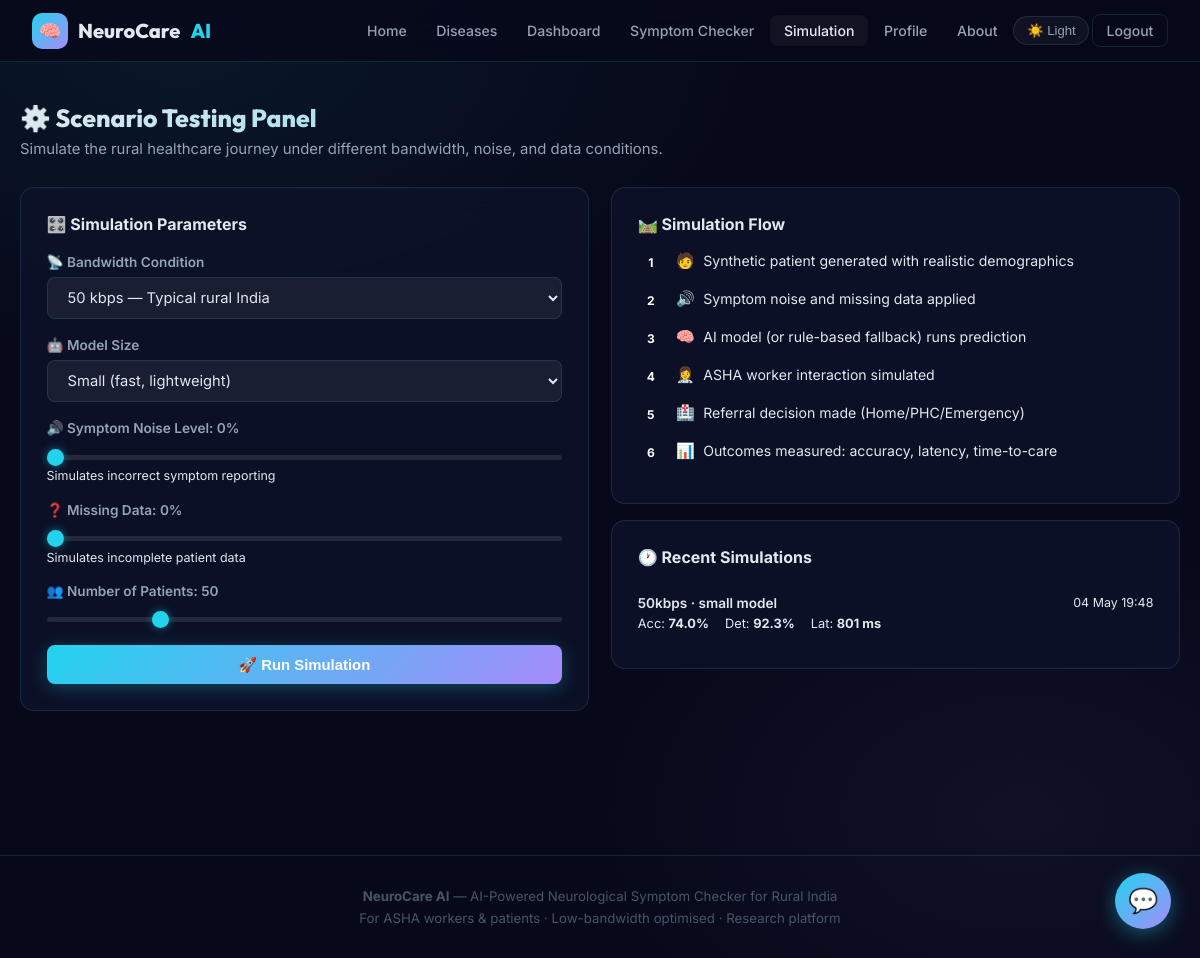
The page /simulation/ (signed in) on the database its author committed.
### app/models.py (models this page shows)
class SimulationRun(db.Model):
    __tablename__ = 'simulation_runs'
    id = db.Column(db.Integer, primary_key=True)
    user_id = db.Column(db.Integer, db.ForeignKey('users.id'), nullable=False)
    bandwidth = db.Column(db.String(20))
    model_size = db.Column(db.String(20))
    noise_level = db.Column(db.Float, default=0.0)
    missing_data_pct = db.Column(db.Float, default=0.0)
    num_patients = db.Column(db.Integer, default=50)
    results_json = db.Column(db.Text)
    detection_rate = db.Column(db.Float)
    avg_time_to_care = db.Column(db.Float)
    accuracy = db.Column(db.Float)
    avg_latency_ms = db.Column(db.Float)
    created_at = db.Column(db.DateTime, default=datetime.utcnow)

### app/routes/simulation.py (the view)
@simulation_bp.route('/')
@login_required
def panel():
    runs = SimulationRun.query.filter_by(user_id=current_user.id)\
                               .order_by(SimulationRun.created_at.desc()).limit(10).all()
    return render_template('simulation/panel.html', runs=runs)

### app/models.py (called while the page is built)
@login_manager.user_loader
def load_user(user_id):
    return User.query.get(int(user_id))

### app/templates/simulation/panel.html (shortened to what this page needs)
{% extends "base.html" %}
{% block content %}
<div class="container page-content">
  <h1 class="section-title">⚙️ Scenario Testing Panel</h1>
  <p class="section-sub">Simulate the rural healthcare journey under different bandwidth, noise, and data conditions.</p>
  <div class="grid-2">
    <div class="card">
      <h3 style="font-size:1rem;font-weight:700;margin-bottom:1.25rem;">🎛️ Simulation Parameters</h3>
      <form method="POST" action="{{ url_for('simulation.run') }}" id="simForm">
        <div class="form-group">
          <label class="form-label">📡 Bandwidth Condition</label>
          <select name="bandwidth" class="form-control" id="bwSelect">
            <option value="50kbps" selected>50 kbps — Typical rural India</option>
          </select>
        </div>
        <div class="form-group">
          <label class="form-label">🤖 Model Size</label>
          <select name="model_size" class="form-control">
            <option value="small" selected>Small (fast, lightweight)</option>
          </select>
        </div>
        <div class="form-group">
          <label class="form-label">🔊 Symptom Noise Level: <span id="noiseVal">0%</span></label>
          <input type="range" name="noise_level" min="0" max="0.4" step="0.05" value="0"
                 oninput="document.getElementById('noiseVal').textContent=Math.round(this.value*100)+'%'"/>
          <p style="font-size:0.78rem;color:var(--text-dim);margin-top:0.3rem;">Simulates incorrect symptom reporting</p>
        </div>
        <div class="form-group">
          <label class="form-label">❓ Missing Data: <span id="missingVal">0%</span></label>
          <input type="range" name="missing_data_pct" min="0" max="0.5" step="0.05" value="0"
                 oninput="document.getElementById('missingVal').textContent=Math.round(this.value*100)+'%'"/>
          <p style="font-size:0.78rem;color:var(--text-dim);margin-top:0.3rem;">Simulates incomplete patient data</p>
        </div>
        <div class="form-group">
          <label class="form-label">👥 Number of Patients: <span id="patientsVal">50</span></label>
          <input type="range" name="num_patients" min="10" max="200" step="10" value="50"
                 oninput="document.getElementById('patientsVal').textContent=this.value"/>
        </div>
        <button type="submit" class="btn btn-primary" style="width:100%;justify-content:center;" id="simBtn">
          🚀 Run Simulation
        </button>
      </form>
    </div>
    <div>
      <div class="card mb-2">
        <h3 style="font-size:1rem;font-weight:700;margin-bottom:1rem;">🛤️ Simulation Flow</h3>
        {% for step, icon, desc in [
          ('1','🧑','Synthetic patient generated with realistic demographics'),
          ('2','🔊','Symptom noise and missing data applied'),
          ('3','🧠','AI model (or rule-based fallback) runs prediction'),
          ('4','👩‍⚕️','ASHA worker interaction simulated'),
          ('5','🏥','Referral decision made (Home/PHC/Emergency)'),
          ('6','📊','Outcomes measured: accuracy, latency, time-to-care')
        ] %}
        <div style="display:flex;align-items:flex-start;gap:0.75rem;margin-bottom:0.75rem;">
          <div style="background:linear-gradient(135deg,var(--accent),var(--accent2));color:#fff;width:26px;height:26px;border-radius:50%;display:flex;align-items:center;justify-content:center;font-size:0.75rem;font-weight:700;flex-shrink:0;">{{ step }}</div>
          <div>
            <span style="font-size:0.95rem;">{{ icon }}</span>
            <span style="font-size:0.88rem;color:var(--text-muted);margin-left:4px;">{{ desc }}</span>
          </div>
        </div>
        {% endfor %}
      </div>
      {% if runs %}
      <div class="card">
        <h3 style="font-size:1rem;font-weight:700;margin-bottom:1rem;">🕐 Recent Simulations</h3>
        {% for r in runs %}
        <div style="border-bottom:1px solid var(--border); padding:0.75rem 0; {% if loop.last %}border-bottom:none;{% endif %}" >
          <div class="d-flex align-center justify-between">
            <div style="font-size:0.85rem;font-weight:600;">{{ r.bandwidth }} · {{ r.model_size }} model</div>
            <div style="font-size:0.78rem;color:var(--text-muted);">{{ r.created_at.strftime('%d %b %H:%M') }}</div>
          </div>
          <div style="display:flex;gap:1rem;margin-top:0.3rem;font-size:0.8rem;color:var(--text-muted);">
            <span>Acc: <strong style="color:var(--text-primary);">{{ (r.accuracy*100)|round(1) if r.accuracy is not none else 0 }}%</strong></span>
            <span>Det: <strong style="color:var(--text-primary);">{{ (r.detection_rate*100)|round(1) if r.detection_rate is not none else 0 }}%</strong></span>
            <span>Lat: <strong style="color:var(--text-primary);">{{ r.avg_latency_ms|round(0)|int if r.avg_latency_ms is not none else 0 }} ms</strong></span>
          </div>
        </div>
        {% endfor %}
      </div>
      {% endif %}
    </div>
  </div>
</div>
{% endblock %}

### app/static/css/main.css (style rules this page uses)
:root { --bg: #07091a; --bg-card: rgba(13,18,40,0.92); --bg-glass: rgba(255,255,255,0.045); --bg-input: rgba(255,255,255,0.06); --border: rgba(99,218,255,0.13); --border-h: rgba(99,218,255,0.32); --p1: #22d3ee; --p2: #a78bfa; --p3: #34d399; --danger: #f87171; --warning: #fbbf24; --success: #34d399; --text1: #e2e8f0; --text2: #94a3b8; --text3: #475569; --glow: 0 0 32px rgba(34,211,238,0.18); --r: 14px; --rs: 8px; --tr: 0.28s cubic-bezier(.4,0,.2,1); --shadow: 0 4px 24px rgba(0,0,0,0.4); color-scheme: dark; }
*,*::before,*::after { box-sizing:border-box;margin:0;padding:0 }
html { scroll-behavior:smooth }
body { font-family:'Inter',sans-serif; background:var(--bg); color:var(--text1); min-height:100vh; background-image: radial-gradient(ellipse 80% 55% at 15% 5%, rgba(34,211,238,.07) 0%,transparent 60%), radial-gradient(ellipse 60% 50% at 85% 85%, rgba(167,139,250,.06) 0%,transparent 60%); background-attachment:fixed; transition:background .4s,color .3s; }
.container { max-width:1160px;margin:0 auto;padding:0 1.5rem }
.page-content { padding:2.5rem 0 5rem }
.grid-2 { display:grid;grid-template-columns:1fr 1fr;gap:1.4rem }
.card { background:var(--bg-card); border:1px solid var(--border); border-radius:var(--r); padding:1.6rem; backdrop-filter:blur(14px); transition:var(--tr); }
.btn { display:inline-flex;align-items:center;gap:8px; padding:.68rem 1.45rem;border-radius:var(--rs); font-size:.93rem;font-weight:600;border:none;cursor:pointer; text-decoration:none;transition:var(--tr); }
.btn-primary { background:linear-gradient(135deg,var(--p1),var(--p2));color:#fff; box-shadow:0 4px 18px rgba(34,211,238,.28); }
.form-group { margin-bottom:1.15rem }
.form-label { display:block;font-size:.85rem;font-weight:600;color:var(--text2);margin-bottom:.45rem }
.form-control { width:100%;background:var(--bg-input);border:1px solid var(--border); border-radius:var(--rs);color:var(--text1);padding:.62rem 1rem; font-size:.92rem;font-family:'Inter',sans-serif; transition:var(--tr);outline:none; }
.form-control option { background:#0f172a;color:#e2e8f0 }
.section-title { font-family:'Outfit',sans-serif;font-size:1.55rem;font-weight:800; background:linear-gradient(135deg,var(--text1),var(--p1)); -webkit-background-clip:text;-webkit-text-fill-color:transparent;background-clip:text; margin-bottom:.45rem; }
.section-sub { color:var(--text2);font-size:.93rem;margin-bottom:1.8rem }
input[type="range"] { -webkit-appearance:none;width:100%;height:5px;background:rgba(255,255,255,.1);border-radius:999px;outline:none }
.mb-2 { margin-bottom:1rem }
.d-flex { display:flex }
.align-center { align-items:center }
.justify-between { justify-content:space-between }

### rows shown on the page
SimulationRun: bandwidth "50kbps", model_size "small", created_at "04 May 19:48", (r.accuracy*100)|round(1)ifr.accuracyisnotnoneelse0 "74.0", detection_rate "92.3", avg_latency_ms "801"

### other values the page prints
{{ step }} "1" "2" "3" "4" "5" "6"
{{ icon }} "🧑" "🔊" "🧠" "👩‍⚕️" "🏥" "📊"
{{ desc }} "Synthetic patient generated with realistic demographics" "Symptom noise and missing data applied" "AI model (or rule-based fallback) runs prediction" "ASHA worker interaction simulated" "Referral decision made (Home/PHC/Emergency)" "Outcomes measured: accuracy, latency, time-to-care"
